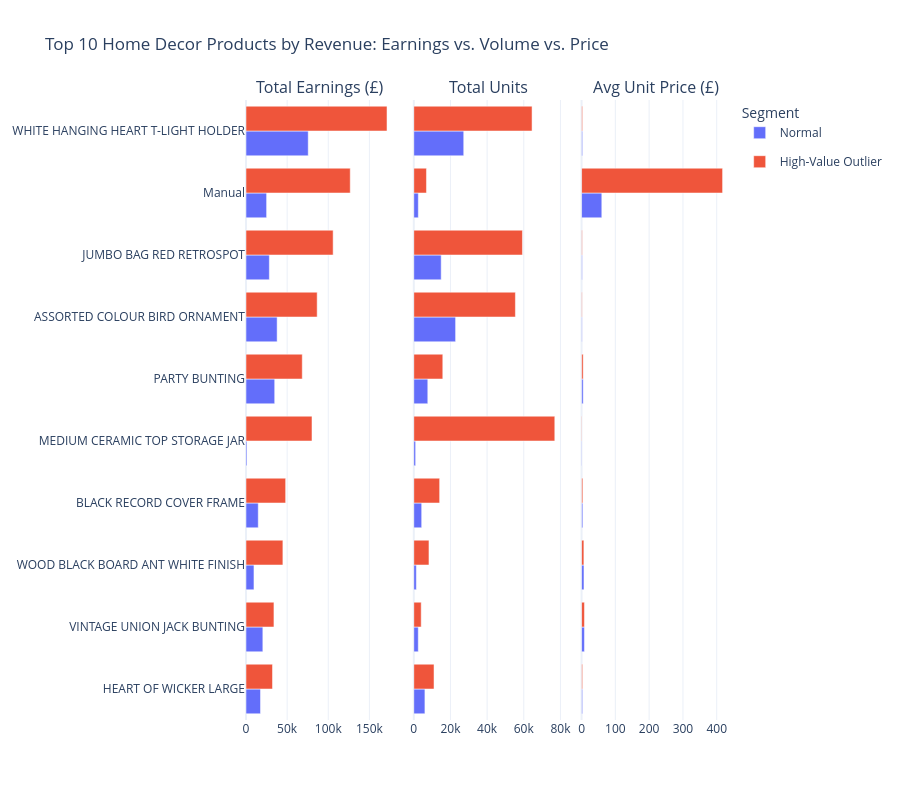

Notebook cell for this chart:
### Markdown cell above
<div style="border-radius:10px; padding: 20px; box-sizing: border-box; background-color: #c9fdb9; font-size:100%; border: 1px solid #ccc;">
     <h5><strong>Comments</strong></h5>

The results show a clear distinction between the **Normal** customer segment and the **High-Value Outlier** segment in terms of total sales contribution across product categories.

Across all categories, the **High-Value Outlier** customers consistently generate significantly higher revenue compared to Normal customers. This indicates that a relatively small group of customers contributes a disproportionately large share of total sales, which is a common pattern in retail businesses.

- **Home Decor** is the top-performing category for both customer segments:
  - Normal customers contributed approximately **2.94 million** in sales.
  - High-Value Outlier customers contributed approximately **5.62 million**, nearly double the Normal segment.

- **Kitchenware** is the second-largest contributor in both segments, showing strong and consistent demand across customer groups.

- Categories such as **Fashion Accessories**, **Children’s Toys**, and **Lighting** also generate substantial revenue, indicating diversified purchasing interests among customers.

- Lower-performing categories include:
  - **Gift Wrapping**
  - **Garden & Outdoor**
  - **Office Supplies**

  Although these categories contribute less revenue overall, they may still provide opportunities for targeted promotions or seasonal campaigns.

The High-Value Outlier segment appears to represent:
- loyal premium customers,
- wholesale buyers, or
- bulk purchasers with exceptionally high spending behavior.

These customers are strategically important because they contribute a major portion of total revenue despite likely representing a smaller percentage of the customer base.
o
Meanwhile, the Normal segment provides a more stable and broader revenue foundation, representing regular retail purchasing behavir.

</div>

### Code cell
## Deeper analysis into top performing category

# Filter and Calculate Total Earnings at the row level first
home_decor_df = df_segment[df_segment['Category'] == 'Home Decor'].copy()
home_decor_df['Earnings'] = home_decor_df['Quantity'] * home_decor_df['UnitPrice']

# Group by product and segment
product_stats = home_decor_df.groupby(['Description', 'Segment']).agg(
    Total_Earnings=('Earnings', 'sum'),
    Total_Units=('Quantity', 'sum'),
    Avg_Price=('UnitPrice', 'mean')
).reset_index()

# Identify Top 10 products based on TOTAL EARNINGS (Normal + Outlier combined)
top_10_earnings = product_stats.groupby('Description')['Total_Earnings'].sum().nlargest(10).index
plot_df = product_stats[product_stats['Description'].isin(top_10_earnings)].copy()

# Sort by Total Earnings for the horizontal bars (Descending from top)
sort_order = product_stats.groupby('Description')['Total_Earnings'].sum().sort_values(ascending=True).index
plot_df['Description'] = pd.Categorical(plot_df['Description'], categories=sort_order, ordered=True)
plot_df = plot_df.sort_values('Description')

# Create 3-Column Subplots
fig = make_subplots(
    rows=1, cols=3, 
    subplot_titles=("Total Earnings (£)", "Total Units", "Avg Unit Price (£)"),
    shared_yaxes=True, 
    horizontal_spacing=0.04
)

colors = {'Normal': '#636EFA', 'High-Value Outlier': '#EF553B'}

for segment in ['Normal', 'High-Value Outlier']:
    seg_data = plot_df[plot_df['Segment'] == segment]
    
    # Left Plot: Total Earnings
    fig.add_trace(go.Bar(
        y=seg_data['Description'], x=seg_data['Total_Earnings'], 
        name=segment, orientation='h', marker_color=colors[segment],
        legendgroup=segment, showlegend=True
    ), row=1, col=1)
    
    # Middle Plot: Total Units
    fig.add_trace(go.Bar(
        y=seg_data['Description'], x=seg_data['Total_Units'], 
        name=segment, orientation='h', marker_color=colors[segment],
        legendgroup=segment, showlegend=False
    ), row=1, col=2)
    
    # Right Plot: Average Price
    fig.add_trace(go.Bar(
        y=seg_data['Description'], x=seg_data['Avg_Price'], 
        name=segment, orientation='h', marker_color=colors[segment],
        legendgroup=segment, showlegend=False
    ), row=1, col=3)

fig.update_layout(
    title_text="Top 10 Home Decor Products by Revenue: Earnings vs. Volume vs. Price",
    barmode='group', 
    template='plotly_white', 
    height=800,
    legend=dict(title="Segment", x=1.02, y=1)
)

fig.show()

### Figure 1 — Plotly figure (JSON) as saved in the notebook; plotly's stock layout.template omitted (floating-point values rounded to 4 significant figures)
{"data": [{"legendgroup": "Normal", "marker": {"color": "#636EFA"}, "name": "Normal", "orientation": "h", "showlegend": true, "type": "bar", "x": [17630.0, 20470.0, 9680.0, 14890.0, 1197.0, 34890.0, 37840.0, 28370.0, 25050.0, 75630.0], "xaxis": "x", "y": ["HEART OF WICKER LARGE", "VINTAGE UNION JACK BUNTING", "WOOD BLACK BOARD ANT WHITE FINISH", "BLACK RECORD COVER FRAME", "MEDIUM CERAMIC TOP STORAGE JAR", "PARTY BUNTING", "ASSORTED COLOUR BIRD ORNAMENT", "JUMBO BAG RED RETROSPOT", "Manual", "WHITE HANGING HEART T-LIGHT HOLDER"], "yaxis": "y"}, {"legendgroup": "Normal", "marker": {"color": "#636EFA"}, "name": "Normal", "orientation": "h", "showlegend": false, "type": "bar", "x": [6070, 2451, 1399, 4308, 998, 7644, 22806, 14948, 2473, 27241], "xaxis": "x2", "y": ["HEART OF WICKER LARGE", "VINTAGE UNION JACK BUNTING", "WOOD BLACK BOARD ANT WHITE FINISH", "BLACK RECORD COVER FRAME", "MEDIUM CERAMIC TOP STORAGE JAR", "PARTY BUNTING", "ASSORTED COLOUR BIRD ORNAMENT", "JUMBO BAG RED RETROSPOT", "Manual", "WHITE HANGING HEART T-LIGHT HOLDER"], "yaxis": "y2"}, {"legendgroup": "Normal", "marker": {"color": "#636EFA"}, "name": "Normal", "orientation": "h", "showlegend": false, "type": "bar", "x": [2.944, 8.495, 7.112, 3.634, 1.24, 4.808, 1.687, 1.998, 59.86, 2.907], "xaxis": "x3", "y": ["HEART OF WICKER LARGE", "VINTAGE UNION JACK BUNTING", "WOOD BLACK BOARD ANT WHITE FINISH", "BLACK RECORD COVER FRAME", "MEDIUM CERAMIC TOP STORAGE JAR", "PARTY BUNTING", "ASSORTED COLOUR BIRD ORNAMENT", "JUMBO BAG RED RETROSPOT", "Manual", "WHITE HANGING HEART T-LIGHT HOLDER"], "yaxis": "y3"}, {"legendgroup": "High-Value Outlier", "marker": {"color": "#EF553B"}, "name": "High-Value Outlier", "orientation": "h", "showlegend": true, "type": "bar", "x": [32230.0, 33970.0, 44850.0, 48200.0, 80220.0, 68390.0, 86510.0, 105900.0, 126700.0, 171400.0], "xaxis": "x", "y": ["HEART OF WICKER LARGE", "VINTAGE UNION JACK BUNTING", "WOOD BLACK BOARD ANT WHITE FINISH", "BLACK RECORD COVER FRAME", "MEDIUM CERAMIC TOP STORAGE JAR", "PARTY BUNTING", "ASSORTED COLOUR BIRD ORNAMENT", "JUMBO BAG RED RETROSPOT", "Manual", "WHITE HANGING HEART T-LIGHT HOLDER"], "yaxis": "y"}, {"legendgroup": "High-Value Outlier", "marker": {"color": "#EF553B"}, "name": "High-Value Outlier", "orientation": "h", "showlegend": false, "type": "bar", "x": [11034, 4046, 8279, 14109, 76918, 15820, 55428, 59276, 6918, 64516], "xaxis": "x2", "y": ["HEART OF WICKER LARGE", "VINTAGE UNION JACK BUNTING", "WOOD BLACK BOARD ANT WHITE FINISH", "BLACK RECORD COVER FRAME", "MEDIUM CERAMIC TOP STORAGE JAR", "PARTY BUNTING", "ASSORTED COLOUR BIRD ORNAMENT", "JUMBO BAG RED RETROSPOT", "Manual", "WHITE HANGING HEART T-LIGHT HOLDER"], "yaxis": "y2"}, {"legendgroup": "High-Value Outlier", "marker": {"color": "#EF553B"}, "name": "High-Value Outlier", "orientation": "h", "showlegend": false, "type": "bar", "x": [2.945, 8.505, 6.847, 3.628, 1.204, 4.738, 1.663, 1.959, 417.3, 2.831], "xaxis": "x3", "y": ["HEART OF WICKER LARGE", "VINTAGE UNION JACK BUNTING", "WOOD BLACK BOARD ANT WHITE FINISH", "BLACK RECORD COVER FRAME", "MEDIUM CERAMIC TOP STORAGE JAR", "PARTY BUNTING", "ASSORTED COLOUR BIRD ORNAMENT", "JUMBO BAG RED RETROSPOT", "Manual", "WHITE HANGING HEART T-LIGHT HOLDER"], "yaxis": "y3"}], "layout": {"annotations": [{"font": {"size": 16}, "showarrow": false, "text": "Total Earnings (£)", "x": 0.1533, "xanchor": "center", "xref": "paper", "y": 1, "yanchor": "bottom", "yref": "paper"}, {"font": {"size": 16}, "showarrow": false, "text": "Total Units", "x": 0.5, "xanchor": "center", "xref": "paper", "y": 1, "yanchor": "bottom", "yref": "paper"}, {"font": {"size": 16}, "showarrow": false, "text": "Avg Unit Price (£)", "x": 0.8467, "xanchor": "center", "xref": "paper", "y": 1, "yanchor": "bottom", "yref": "paper"}], "barmode": "group", "height": 800, "legend": {"title": {"text": "Segment"}, "x": 1.02, "y": 1}, "title": {"text": "Top 10 Home Decor Products by Revenue: Earnings vs. Volume vs. Price"}, "xaxis": {"anchor": "y", "domain": [0, 0.3067]}, "xaxis2": {"anchor": "y2", "domain": [0.3467, 0.6533]}, "xaxis3": {"anchor": "y3", "domain": [0.6933, 1]}, "yaxis": {"anchor": "x", "domain": [0, 1]}, "yaxis2": {"anchor": "x2", "domain": [0, 1], "matches": "y", "showticklabels": false}, "yaxis3": {"anchor": "x3", "domain": [0, 1], "matches": "y", "showticklabels": false}}}
